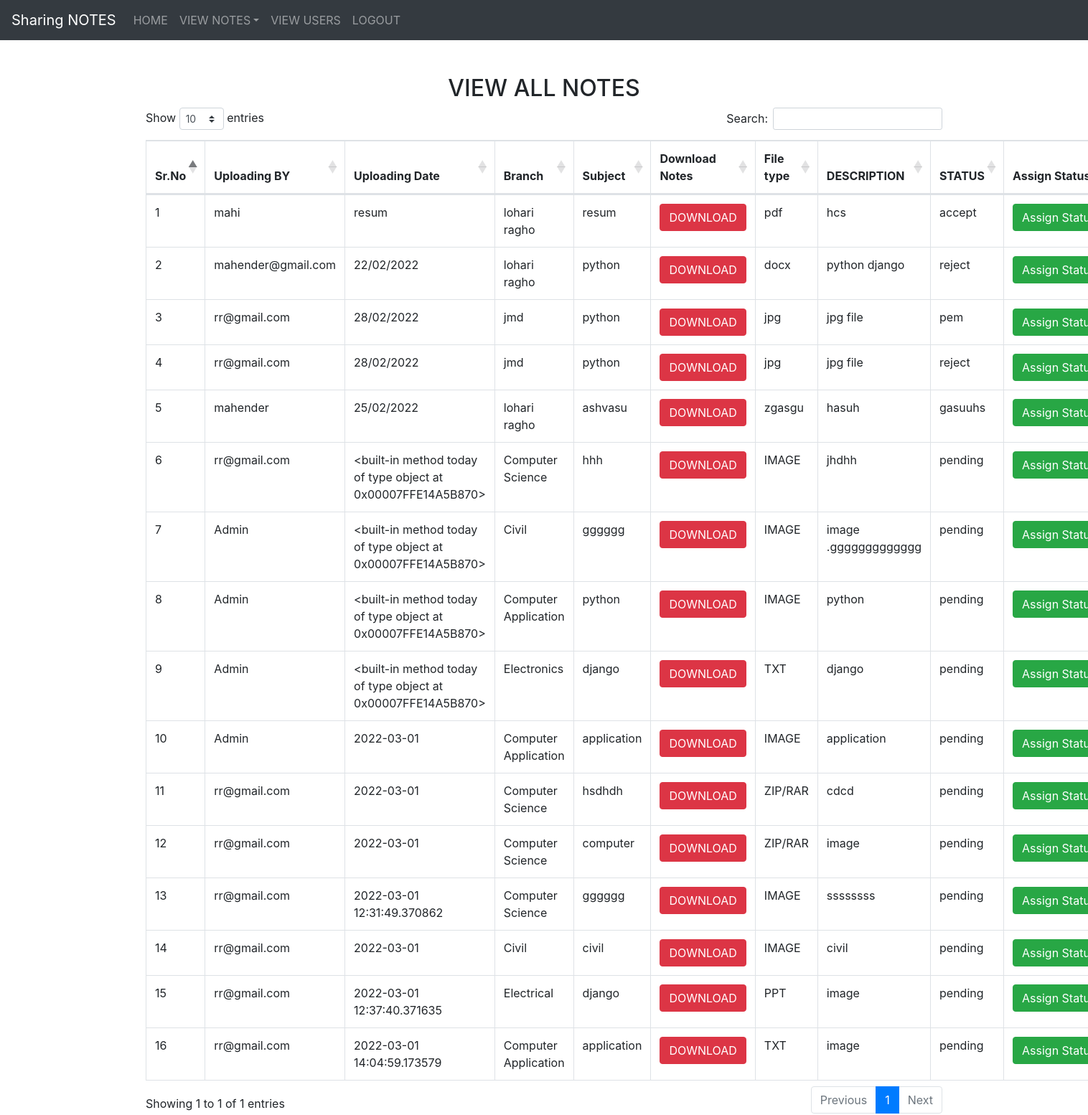
Page /all_notes (signed in) on the committed database.
### notes/models.py (models this page shows, shortened)
class Notes(models.Model):
    user = models.ForeignKey(User, on_delete=models.CASCADE, null=True)
    uploadingdate = models.CharField(max_length=30,default="", null=True)
    branch = models.CharField(max_length=30,default="")
    subject = models.CharField(max_length=30,default="")
    notesfile = models.FileField(null=True)
    filetype = models.CharField(max_length=30, null=True)
    description = models.CharField(max_length=2000, null=True)
    status= models.CharField(max_length=10,default="")

### notes/views.py (the view)
# urls.py: path('all_notes', views.all_notes, name="all_notes"),
def all_notes(request):
    if not request.user.is_authenticated:
        return redirect('login_admin')
    notes = Notes.objects.all()
    d = {'notes': notes}
    return render(request,"all_notes.html",d)

### notes/templates/all_notes.html (shortened to what this page needs)
{% extends "admin_nav.html" %}
{% load static %}
{% block content %}
<link rel="stylesheet" href="https://cdnjs.cloudflare.com/ajax/libs/twitter-bootstrap/4.5.2/css/bootstrap.css">
<link rel="stylesheet" href="https://cdn.datatables.net/1.11.4/css/dataTables.bootstrap4.min.css">
<div class="container mt-5">
    <h2 class="text-center">VIEW ALL NOTES</h2>
   <table class="table table-bordered" id='example'>
       <thead>
       <tr>
           <th> Sr.No</th>
           <th>Uploading BY </th>
           <th>Uploading Date</th>
           <th>Branch</th>
           <th>Subject</th>
           <th>Download Notes</th>
           <th>File type</th>
           <th>DESCRIPTION</th>
           <th>STATUS</th>
           <th>Assign Status</th>
       </tr>
        </thead>
       {% for i in notes %}
       <tbody>
       <tr>
           <td>{{forloop.counter}}</td>
           <td>{{i.user.username}}</td>
           <td>{{i.uploadingdate}}</td>
           <td>{{i.branch}}</td>
           <td>{{i.subject }}</td>
           <td><a href="{{i.notesfile.url}}"class="btn btn-danger" download>DOWNLOAD</a></td>
           <td>{{i.filetype }}</td>
           <td>{{i.description }}</td>
           <td>{{i.status }}</td>
           <td><a href="{% url 'assign' i.id %}"class="btn btn-success">Assign&nbspStatus</a></td>
       </tr>
       {% endfor %}
      </tbody>
   </table>
</div>
{% endblock %}

### notes/static/css/mystyle.css (style rules this page uses)
.container { width:100%; height:300px; }

### rows in the picture
Notes: user.username "mahi", uploadingdate "resum", branch "lohari ragho", subject "resum", filetype "pdf", description "hcs", status "accept"
Notes: user.username "mahender@gmail.com", uploadingdate "22/02/2022", branch "lohari ragho", subject "python", filetype "docx", description "python django", status "reject"
Notes: user.username "rr@gmail.com", uploadingdate "28/02/2022", branch "jmd", subject "python", filetype "jpg", description "jpg file", status "pem"
Notes: user.username "rr@gmail.com", uploadingdate "28/02/2022", branch "jmd", subject "python", filetype "jpg", description "jpg file", status "reject"
Notes: user.username "mahender", uploadingdate "25/02/2022", branch "lohari ragho", subject "ashvasu", filetype "zgasgu", description "hasuh", status "gasuuhs"
Notes: user.username "rr@gmail.com", uploadingdate "<built-in method today of type object at 0x00007FFE14A5B870>", branch "Computer Science", subject "hhh", filetype "IMAGE", description "jhdhh", status "pending"
Notes: user.username "Admin", uploadingdate "<built-in method today of type object at 0x00007FFE14A5B870>", branch "Civil", subject "gggggg", filetype "IMAGE", description "image .ggggggggggggg", status "pending"
Notes: user.username "Admin", uploadingdate "<built-in method today of type object at 0x00007FFE14A5B870>", branch "Computer Application", subject "python", filetype "IMAGE", description "python", status "pending"
Notes: user.username "Admin", uploadingdate "<built-in method today of type object at 0x00007FFE14A5B870>", branch "Electronics", subject "django", filetype "TXT", description "django", status "pending"
Notes: user.username "Admin", uploadingdate "2022-03-01", branch "Computer Application", subject "application", filetype "IMAGE", description "application", status "pending"
Notes: user.username "rr@gmail.com", uploadingdate "2022-03-01", branch "Computer Science", subject "hsdhdh", filetype "ZIP/RAR", description "cdcd", status "pending"
Notes: user.username "rr@gmail.com", uploadingdate "2022-03-01", branch "Computer Science", subject "computer", filetype "ZIP/RAR", description "image", status "pending"
Notes: user.username "rr@gmail.com", uploadingdate "2022-03-01 12:31:49.370862", branch "Computer Science", subject "gggggg", filetype "IMAGE", description "ssssssss", status "pending"
Notes: user.username "rr@gmail.com", uploadingdate "2022-03-01", branch "Civil", subject "civil", filetype "IMAGE", description "civil", status "pending"
Notes: user.username "rr@gmail.com", uploadingdate "2022-03-01 12:37:40.371635", branch "Electrical", subject "django", filetype "PPT", description "image", status "pending"
Notes: user.username "rr@gmail.com", uploadingdate "2022-03-01 14:04:59.173579", branch "Computer Application", subject "application", filetype "TXT", description "image", status "pending"
